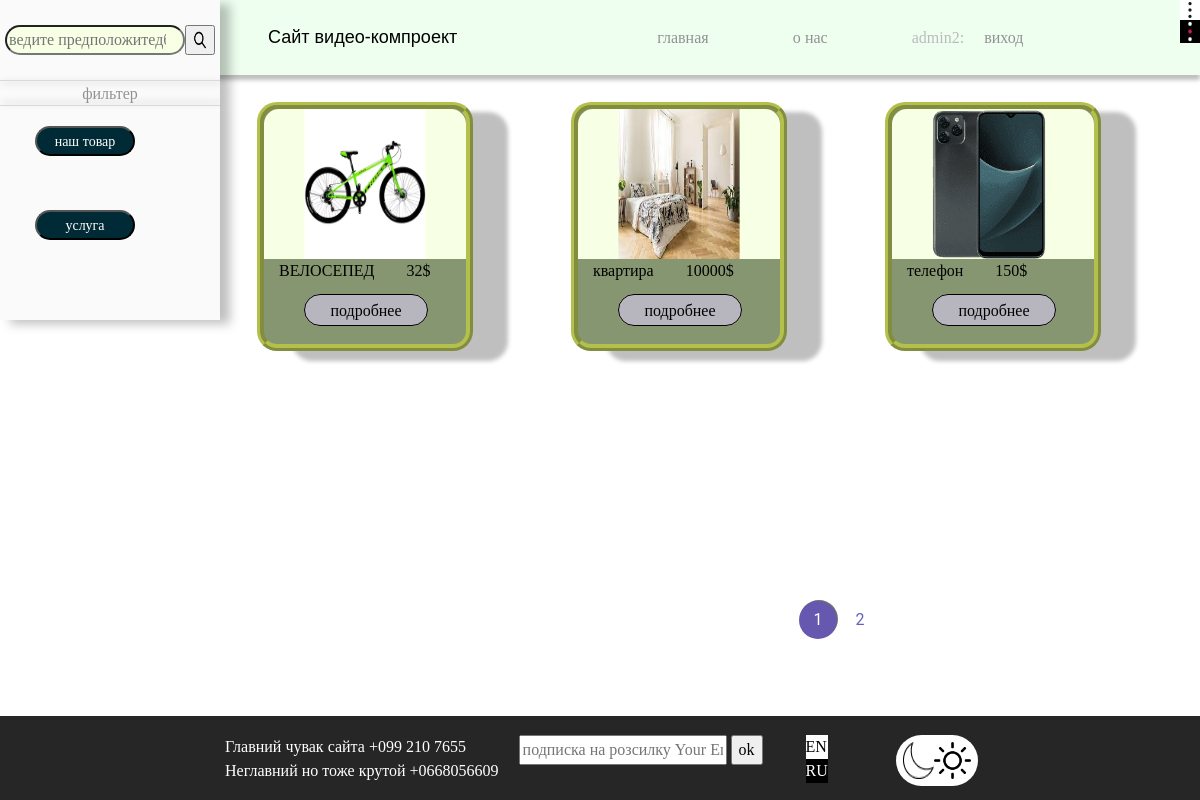
Page /ru/ (signed in) on the committed database.
### main/models.py (models this page shows, shortened)
class Category(models.Model):
    name = models.CharField('Категория', max_length=80)
    description = models.TextField('описание')
    url = models.SlugField(max_length=160, unique=True)
    class Meta:
        verbose_name = 'категория'
        verbose_name_plural = 'Категорий'

class Product(models.Model):
    title = models.CharField('назваие продукта', max_length=150)
    descriptin = models.TextField('описание')
    price = models.PositiveIntegerField('цена', default=0, help_text='указивать в $')
    poster = models.ImageField('изоброжение', upload_to='product/')
    salesman = models.ManyToManyField(Salesman,verbose_name='продовец', related_name='salesman')
    category = models.ManyToManyField(Category, verbose_name='категорий')
    Shop_name = models.ForeignKey(Shop_name,verbose_name='название магазина', on_delete=models.SET_NULL,null=True)
    number = models.PositiveSmallIntegerField('номер телефона')
    url = models.SlugField(max_length=160, unique=True)
    draft = models.BooleanField('черновик', default=False)
    def get_absolute_url(self):
        return reverse('product_url',kwargs={'slug' : self.url})
    class Meta:
        verbose_name = 'прдукт'
        verbose_name_plural = 'прдукти'

### main/views.py (the view)
# urls.py: path('', views.ProductView.as_view(), name='main'),
class ProductView(CategoryYear, ListView):
    paginate_by = 3
    model = Product
    queryset = Product.objects.filter(draft=False)

### contact/forms.py
class ContactForm(forms.ModelForm):
    class Meta:
        model = Contact
        fields = ('email',)
        widgets = {
            'email': forms.TextInput(attrs={'class': 'editContent', 'placeholder' : 'подписка на розсилку Your Email...'})
        }
        labels = {
            'email' : ''
        }

### contact/templatetags/contact_tags.py (called while the page is built)
@register.inclusion_tag("contact/tags/form.html")
def contact_form():
    return {'contact_form': ContactForm()}

### main/templatetags/model_tag.py (called while the page is built)
@register.simple_tag()
def get_categories():
    return Category.objects.all()

### templates/main/product_list.html (shortened to what this page needs)
<!DOCTYPE html>
{% load model_tag %}
{% load static %}
{% load static recaptcha3 %}
{% load static i18n %}
<html lang="en">
<head>
    <link rel="stylesheet" href="{% static 'css/style.css' %}">
    <link rel="stylesheet" title="theme" href="#">
</head>
<body>
    <div class="wrapper">
        <div>
        <div class="sitebar" style="height: 40%">
            <form action="{% url 'search' %}" method="get">
                <div class="search">
                    <input type="search" class="seach_input" name="q" placeholder="ведите предположитедбное название">
                    <button type="submit">
                        <span aria-hidden="true">
                            <img src="{% static 'img/premium-icon-search-4024513.png' %}" height="20px" alt="" class="search_img">
                        </span>
                    </button>
                </div>
            </form>
            <div class="filter">
                <div class="filter-text">
                    <div class="box_shadov1"></div>
                    <p class="filter-item">{% trans 'фильтер' %}</p>
                    <div class="box_shadov2"></div>
                    <form method="get" action="{% url 'filter' %}" name="filter">
                        <div class="filter-check_box" style="padding-top: 20px">
                            <div class="check-box">
                                <nav class="sitebar_menu" style="padding-bottom: 20px;">
                                    <ul class="sitebar_menu_list">
                                        {% get_categories as categories  %}
                                        {% for category in categories %}
                                             <li class="sitebar_menu_items">
                                                 <div style="padding-left: 20px; padding-bottom: 30px"><button type="submit" style="max-width: 100px; width: 100px; border-radius: 20px; background-color: #002b36" value="{{ category.id }}" name="category"><span class="item-checbox" style="color: #ffffff">{{ category.name }}</span></button></div>
                                            </li>
                                        {% endfor %}
                                    </ul>
                                </nav>
                            </div>
                        </div>
                    </form>
                </div>
            </div>
        </div>
        </div>
        {% include 'include/header.html' %}
    <main class="main">
                {% for model in product_list %}
                    <div class="main-block" style="z-index: 2">
                        <div class="content">
                            <div style="background-color: #F7FFE5; border-radius: 15px 15px 0px 0px; text-align: center">
                                <img src="{{ model.poster.url }}" alt="cover" class="content_image" height="150px" style="
                                background-size: cover; background-repeat: no-repeat; background-position: 50% 50%;display: block;padding: 0 20%">
                            </div>
                            <div class="content_info">
                                <div class="flex">
                                    <p class="content_category">{{ model.title }}</p>
                                    <p class="price">{{ model.price }}$</p>
                                </div>
                                <div class="too"><a href="{{ model.get_absolute_url }}" class="cotent_button">{% trans 'подробнее' %}</a></div>
                            </div>
                        </div>
                    </div>
                {% endfor %}
    </main>
        <div class="pagin">
            <div class="grid-img-right mt-4 text-right bg bg1">
              {% include 'include/pagination.html' %}
            </div>
        </div>
          {% include 'include/footer.html' %}
</body>
</html>

### templates/include/header.html (shortened to what this page needs)
{% load static %}
{% load model_tag %}
{% load static i18n %}
<link rel="stylesheet" href="{% static 'css/style.css' %}">
<header class="header">
        <div class="conteiner _conteiner">
           <div class="left">
               <p class="left_site-name" style="font-family:Sans-Serif;">Сайт видео-компроект</p>
           </div>
           <div class="right">
            <nav class="header_menu menu">
                <ul class="menu_list">
                    <li class="menu_items" style="display: flex">
                        <a href="{% url 'main' %}" class="menu_item1 menu_item" style="color: #929292;">{% trans 'главная' %}</a>
                        <a href="/about" class="menu_item1 menu_item" style="color: #929292;">{% trans 'о нас' %}</a>
                        {% if user.is_authenticated %}
                            <span style="padding-right: 20px; color: #bbbbbb">{{ user.username }}:</span>
                            <a href="{% url 'account_logout' %}" class="menu_item1 menu_item" style="color: #929292;">{% trans 'виход' %}</a>
                        {% else %}
                            <a href="{% url 'account_login' %}" class="menu_item1 menu_item" style="color: #929292;">{% trans 'вход' %}</a>
                            <a href="{% url 'account_signup' %}" class="menu_item1 menu_item" style="color: #929292;">{% trans 'регистрация' %}</a>
                        {% endif %}
                    </li>
                </ul>
            </nav>
            <div class="icons_window">
                <a href="#" class="todo_active"><img src="{% static 'img/Type=Light surface, Size=20.jpg' %}" alt=""></a>
                <a href="#" class="tod_active"><img src="{% static 'img/Ellipsis.png' %}" width="20px" height="23px" alt="" id="black"></a>
            </div>
           </div>
        </div>
</header>

### static/static_files/css/style.css (style rules this page uses)
*, *::before, *::after { box-sizing: border-box; }
ul[class], ol[class] { padding: 0; }
body, h1, h2, h3, h4, p, ul[class], ol[class], li, figure, figcaption, blockquote, dl, dd, a { margin: 0; text-decoration: none; color: black; }
body { min-height: 100vh; scroll-behavior: smooth; text-rendering: optimizeSpeed; line-height: 1.5; }
ul[class], ol[class] { list-style: none; }
img { max-width: 100%; display: block; }
input, button, textarea, select { font: inherit; }
._conteiner { max-width: 1500px; margin: 0px auto; display: flex; padding: 0px 31px; min-height: 75px; align-items: center; }
.header { width: 100%; position: absolute; right: 0; top: 0; z-index: 50; background-color: #EEFFEF; box-shadow: 0px 5px 4px rgba(0, 0, 0, 0.25); position: fixed; }
.left { display: flex; padding-left: 237px; align-items: center; }
.right { padding-left: 388px; }
.left_site-name { font-size: 18px; }
.menu_item { color: #929292; font-family: Montserrat; font-weight: 500; }
.menu_item1 { padding-right: 84px; color: black; }
@media all and (max-width: 1242px) { .right { padding-left: 200px; } }
.sitebar { width: 220px; height: 100%; position: absolute; transition: all 0.3 ease 2s; left: 0; top: 0; z-index: 51; background-color: #FAFAFA; box-shadow: 10px 4px 10px rgba(0, 0, 0, 0.25); }
.search { padding: 25px 5px; display: flex; }
.seach_input { border-radius: 30px; max-width: 180px; background-color: #F7FFE5; }
.search_img { display: block; }
.filter-item { color: #929292; font-family: 'Open Sans'; font-weight: 300; text-align: center; }
.box_shadov1 { background-color: #D9D9D9; width: 100%; height: 1px; box-shadow: 2px 2px 7px #b1b0b0; }
.box_shadov2 { background-color: #D9D9D9; width: 100%; height: 1px; box-shadow: 2px -3px 7px #b1b0b0; }
.check-box { padding-left: 15px; }
.sitebar_menu_items { padding-bottom: 24px; }
.item-checbox { color: #323232; font-family: Montserrat; font-weight: 300; font-size: 14px; }
.main { display: flex; flex-wrap: wrap; }
.icons_window { position: absolute; right: 0; top: 0; padding: 0px; z-index: 100; }
.main-block { padding: 102px 57px 170px 257px; }
.flex { display: flex; }
.content { background-color: #869671; position: absolute; width: 216px; height: 249px; border-radius: 20px; border: 2mm ridge rgba(211, 220, 50, .6); box-shadow: 35px 10px 4px rgba(0, 0, 0, 0.25); flex-wrap: wrap; }
.content_image { border-radius: 15px; }
.content_category { padding-right: 30px; padding-left: 15px; font-weight: 400; font-family: Montserrat; max-width: 172px; }
.price { padding-left: 2px; }
.too { padding-top: 15px; }
.cotent_button { margin-left: 20%; background-color: #B7B5BD; padding: 4px 25px; border-radius: 20px; border: 1px solid black; font-family: 'Open Sans'; }
#black { background-color: black; }
.pagin { position: absolute; left: 650px; top: 600px; z-index: 10; }
.grid-img-right { padding: 0px 0px 100px 150px; z-index: 10; }

### rows in the picture
Category: {{ category.id }} 1 (drawn), name "наш товар"
Category: {{ category.id }} 5 (drawn), name "услуга"
Product: poster (picture), title "ВЕЛОСЕПЕД", price "32"
Product: poster (picture), title "квартира", price "10000"
Product: poster (picture), title "телефон", price "150"

### other values in the picture
{{ user.username }} "admin2"
{{ i }} "1"
{{ i }} "2"
